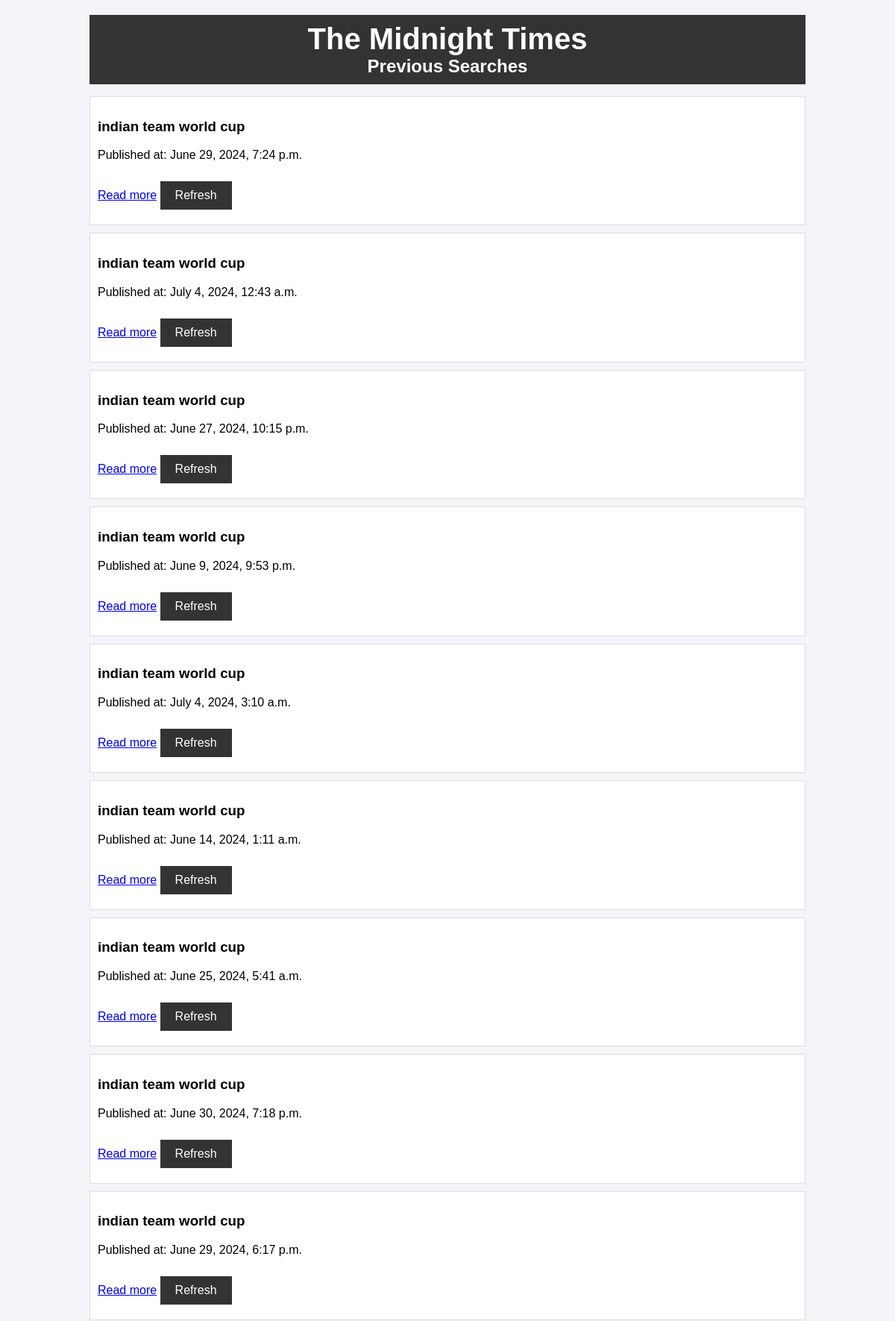
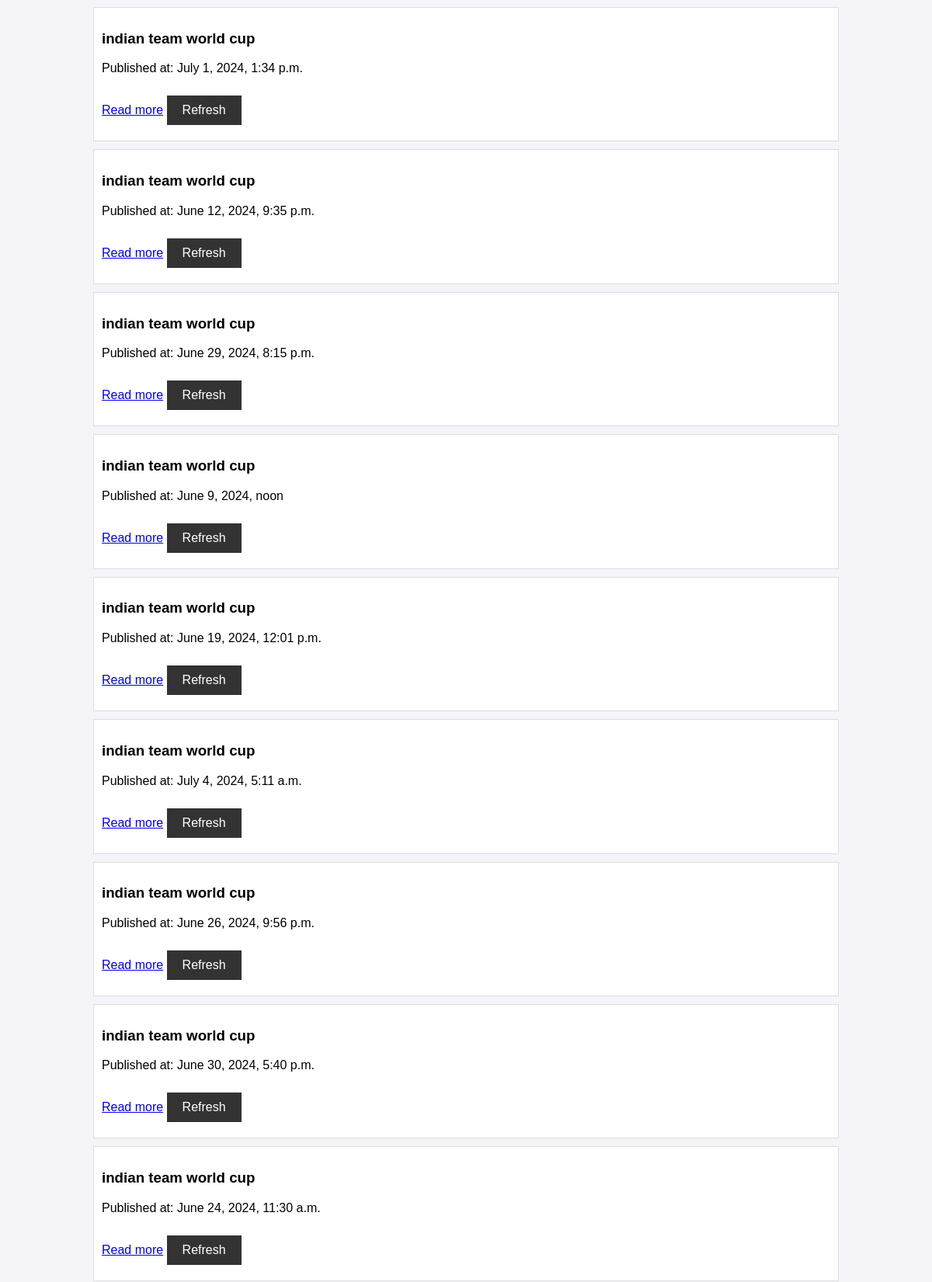
/previous/ (upper part), run on the app's committed database (2 pictures, top to bottom).
### news/models.py (models this page shows, shortened)
class SearchResult(models.Model):
    keyword = models.CharField(max_length=255)
    title = models.CharField(max_length=255)
    description = models.TextField(null=True, blank=True)
    url = models.URLField()
    published_at = models.DateTimeField()
    created_at = models.DateTimeField(auto_now_add=True)

### news/views.py (the view)
# urls.py: path('previous/', previous_searches, name='previous_searches'),
def previous_searches(request):
    searches = SearchResult.objects.all().order_by('-created_at')
    return render(request, 'news/previous_searches.html', {'searches': searches})

### news/templates/news/previous_searches.html (shortened to what this page needs)
<!DOCTYPE html>
<html lang="en">
<head>
    {% load static %}
    <link rel="stylesheet" href="{% static 'css/styles.css' %}">
</head>
<body>
    <div class="container">
        <header>
            <h1>The Midnight Times</h1>
            <h2>Previous Searches</h2>
        </header>
        <ul>
            {% for search in searches %}
            <li class="search-item">
                <h3>{{ search.keyword }}</h3>
                <p>Published at: {{ search.published_at }}</p>
                <a href="{{ search.url }}" target="_blank">Read more</a>
                <a href="{% url 'refresh_search' search.id %}" class="btn">Refresh</a>
            </li>
            {% endfor %}
        </ul>
    </div>
</body>
</html>

### news/static/css/styles.css (style rules this page uses)
body { font-family: Arial, sans-serif; background-color: #f4f4f9; margin: 0; padding: 0; }
.container { width: 80%; margin: 0 auto; padding: 20px; }
header { background-color: #333; color: #fff; padding: 10px 0; text-align: center; }
h1 { margin: 0; font-size: 2.5em; }
h2 { margin: 0; font-size: 1.5em; }
ul { list-style-type: none; padding: 0; }
li.article-item, li.search-item { background-color: #fff; border: 1px solid #ddd; margin: 10px 0; padding: 10px; }
.btn { display: inline-block; padding: 10px 20px; background-color: #333; color: #fff; text-decoration: none; margin: 10px 0; }

### data on the page
SearchResult: keyword "indian team world cup", published_at "June 29, 2024, 7:24 p.m."
SearchResult: keyword "indian team world cup", published_at "July 4, 2024, 12:43 a.m."
SearchResult: keyword "indian team world cup", published_at "June 27, 2024, 10:15 p.m."
SearchResult: keyword "indian team world cup", published_at "June 9, 2024, 9:53 p.m."
SearchResult: keyword "indian team world cup", published_at "July 4, 2024, 3:10 a.m."
SearchResult: keyword "indian team world cup", published_at "June 14, 2024, 1:11 a.m."
SearchResult: keyword "indian team world cup", published_at "June 25, 2024, 5:41 a.m."
SearchResult: keyword "indian team world cup", published_at "June 30, 2024, 7:18 p.m."
SearchResult: keyword "indian team world cup", published_at "June 29, 2024, 6:17 p.m."
SearchResult: keyword "indian team world cup", published_at "July 1, 2024, 1:34 p.m."
SearchResult: keyword "indian team world cup", published_at "June 12, 2024, 9:35 p.m."
SearchResult: keyword "indian team world cup", published_at "June 29, 2024, 8:15 p.m."
SearchResult: keyword "indian team world cup", published_at "June 9, 2024, noon"
SearchResult: keyword "indian team world cup", published_at "June 19, 2024, 12:01 p.m."
SearchResult: keyword "indian team world cup", published_at "July 4, 2024, 5:11 a.m."
SearchResult: keyword "indian team world cup", published_at "June 26, 2024, 9:56 p.m."
SearchResult: keyword "indian team world cup", published_at "June 30, 2024, 5:40 p.m."
SearchResult: keyword "indian team world cup", published_at "June 24, 2024, 11:30 a.m."
